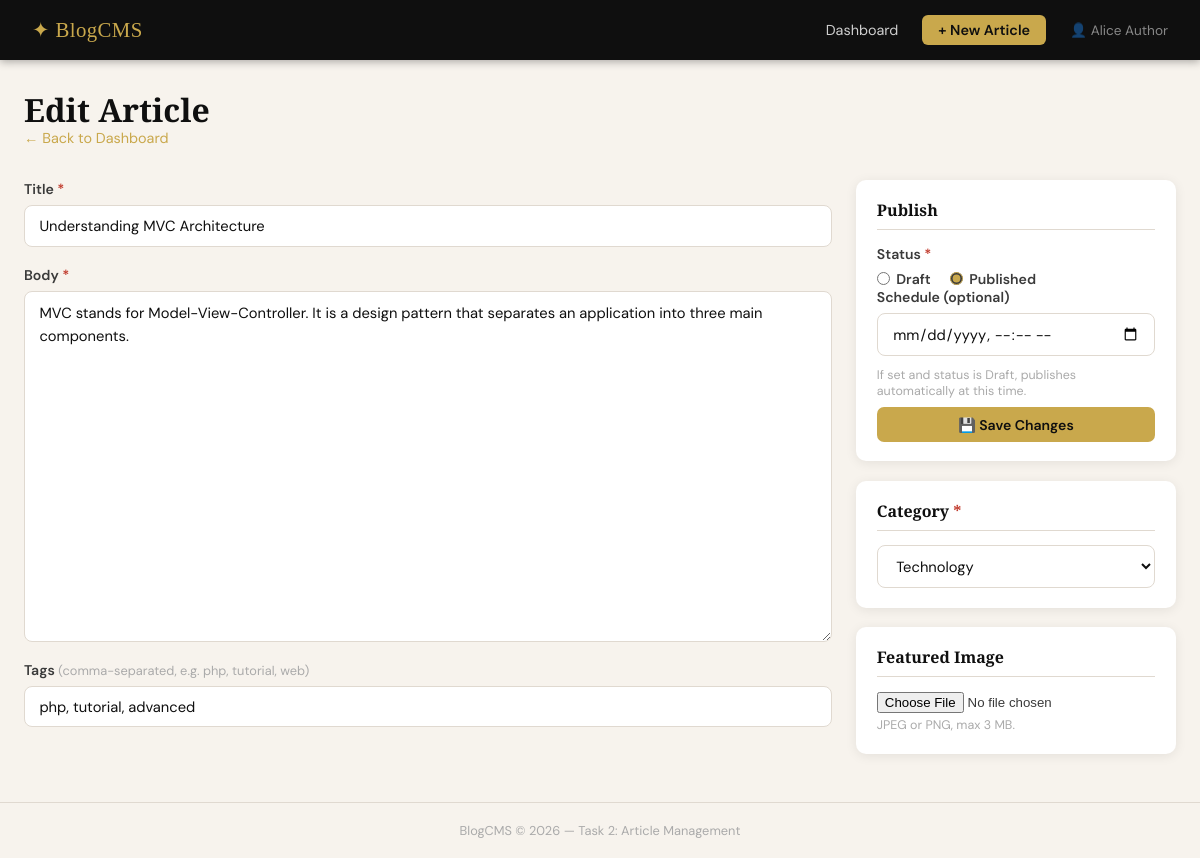
Page /controllers/ArticleController.php?action=edit&id=2 (signed in) on the committed database.
### tables this page shows
CREATE TABLE IF NOT EXISTS articles (
  id                  INT AUTO_INCREMENT PRIMARY KEY,
  author_id           INT NOT NULL,
  category_id         INT,
  title               VARCHAR(255) NOT NULL,
  body                TEXT         NOT NULL,
  featured_image_path VARCHAR(255),
  status              ENUM('draft','published') NOT NULL DEFAULT 'draft',
  publish_at          DATETIME,
  view_count          INT NOT NULL DEFAULT 0,
  created_at          DATETIME NOT NULL DEFAULT CURRENT_TIMESTAMP,
  FOREIGN KEY (author_id)   REFERENCES users(id)      ON DELETE CASCADE,
  FOREIGN KEY (category_id) REFERENCES categories(id) ON DELETE SET NULL
);

CREATE TABLE IF NOT EXISTS categories (
  id   INT AUTO_INCREMENT PRIMARY KEY,
  name VARCHAR(100) NOT NULL UNIQUE
);

### config/database.php (called while the page is built, shortened)
<?php
function getDB(): PDO {
    static $pdo = null;
    if ($pdo === null) {
        $dsn = "mysql:host=" . DB_HOST . ";port=" . DB_PORT
             . ";dbname=" . DB_NAME . ";charset=" . DB_CHARSET;
        $options = [
            PDO::ATTR_ERRMODE            => PDO::ERRMODE_EXCEPTION,
            PDO::ATTR_DEFAULT_FETCH_MODE => PDO::FETCH_ASSOC,
            PDO::ATTR_EMULATE_PREPARES   => false,
        ];
        try {
            $pdo = new PDO($dsn, DB_USER, DB_PASS, $options);
        } catch (PDOException $e) {
            http_response_code(500);
            die(json_encode(['error' => 'Database connection failed: ' . $e->getMessage()]));
        }
    }
    return $pdo;
}

### models/ArticleModel.php (called while the page is built, shortened)
<?php
require_once __DIR__ . '/../config/database.php';
class ArticleModel {
    private PDO $db;
    public function __construct() {
        $this->db = getDB();
    }
    public function getById(int $id): array|false {
        $stmt = $this->db->prepare(
            "SELECT a.*, c.name AS category_name
             FROM articles a
             LEFT JOIN categories c ON a.category_id = c.id
             WHERE a.id = ?"
        );
        $stmt->execute([$id]);
        return $stmt->fetch();
    }
    public function getTagsForArticle(int $articleId): array {
        $stmt = $this->db->prepare(
            "SELECT t.name FROM tags t
             JOIN article_tags at ON at.tag_id = t.id
             WHERE at.article_id = ?"
        );
        $stmt->execute([$articleId]);
        return array_column($stmt->fetchAll(), 'name');
    }
}

### models/CategoryModel.php (called while the page is built, shortened)
<?php
require_once __DIR__ . '/../config/database.php';
class CategoryModel {
    private PDO $db;
    public function __construct() {
        $this->db = getDB();
    }
    public function getAll(): array {
        return $this->db->query("SELECT * FROM categories ORDER BY name")->fetchAll();
    }
}

### views/articles/form.php (the view, shortened to what this page needs)
<?php
$isEdit    = ($action === 'edit');
?>
<?php require __DIR__ . '/../layouts/header.php'; ?>
<div class="page-header">
  <div>
    <h1 class="page-title"><?= $isEdit ? 'Edit Article' : 'Create Article' ?></h1>
    <a href="ArticleController.php?action=dashboard" class="back-link">← Back to Dashboard</a>
  </div>
</div>
<form class="article-form"
      method="POST"
      enctype="multipart/form-data"
      action="ArticleController.php?action=<?= $isEdit ? 'edit&id='.$id : 'create' ?>">
  <div class="form-grid">
    <div class="form-main">
      <div class="field">
        <label for="title">Title <span class="req">*</span></label>
        <input type="text" id="title" name="title"
               value="<?= htmlspecialchars($article['title'] ?? $_POST['title'] ?? '') ?>"
               placeholder="Enter article title…" required />
      </div>
      <div class="field">
        <label for="body">Body <span class="req">*</span></label>
        <textarea id="body" name="body" rows="14" placeholder="Write your article here…" required><?= htmlspecialchars($article['body'] ?? $_POST['body'] ?? '') ?></textarea>
      </div>
      <div class="field">
        <label for="tags">Tags <span class="hint">(comma-separated, e.g. php, tutorial, web)</span></label>
        <input type="text" id="tags" name="tags"
               value="<?= htmlspecialchars($existingTags ?? $_POST['tags'] ?? '') ?>"
               placeholder="php, tutorial, web" />
      </div>
    </div>
    <div class="form-sidebar">
      <div class="sidebar-card">
        <h3 class="sidebar-title">Publish</h3>
        <div class="field">
          <label>Status <span class="req">*</span></label>
          <div class="radio-group">
            <?php foreach (['draft' => 'Draft', 'published' => 'Published'] as $val => $label): ?>
            <label class="radio-label">
              <input type="radio" name="status" value="<?= $val ?>"
                <?= (($article['status'] ?? $_POST['status'] ?? 'draft') === $val) ? 'checked' : '' ?> />
              <?= $label ?>
            </label>
            <?php endforeach; ?>
          </div>
        </div>
        <div class="field">
          <label for="publish_at">Schedule (optional)</label>
          <input type="datetime-local" id="publish_at" name="publish_at"
                 value="<?= htmlspecialchars(
                     isset($article['publish_at']) && $article['publish_at']
                     ? date('Y-m-d\TH:i', strtotime($article['publish_at']))
                     : ($_POST['publish_at'] ?? '')
                 ) ?>" />
          <small class="field-hint">If set and status is Draft, publishes automatically at this time.</small>
        </div>
        <button type="submit" class="btn btn-primary btn-full">
          <?= $isEdit ? '💾 Save Changes' : '🚀 Publish Article' ?>
        </button>
      </div>
      <div class="sidebar-card">
        <h3 class="sidebar-title">Category <span class="req">*</span></h3>
        <select name="category_id" id="category_id" required>
          <?php foreach ($categories as $cat): ?>
          <option value="<?= $cat['id'] ?>"
            <?= (($article['category_id'] ?? $_POST['category_id'] ?? '') == $cat['id']) ? 'selected' : '' ?>>
            <?= htmlspecialchars($cat['name']) ?>
          </option>
          <?php endforeach; ?>
        </select>
      </div>
      <div class="sidebar-card">
        <h3 class="sidebar-title">Featured Image</h3>
        <input type="file" name="featured_image" id="featured_image" accept="image/jpeg,image/png" />
        <small class="field-hint">JPEG or PNG, max 3 MB.</small>
      </div>
    </div>
  </div>
</form>
<?php require __DIR__ . '/../layouts/footer.php'; ?>

### public/css/style.css (style rules this page uses)
*, *::before, *::after { box-sizing: border-box; margin: 0; padding: 0; }
:root { --ink: #0f0f0f; --ink-soft: #3a3a3a; --cream: #f7f3ed; --white: #ffffff; --gold: #c9a84c; --gold-light: #e8d5a0; --sage: #8a9e7b; --red: #c0392b; --red-light: #f9ebea; --green: #27ae60; --green-light:#e9f7ef; --border: #e0d9d0; --shadow: 0 2px 12px rgba(0,0,0,.08); --radius: 10px; --font-head: 'Playfair Display', Georgia, serif; --font-body: 'DM Sans', system-ui, sans-serif; }
html { font-size: 16px; }
body { font-family: var(--font-body); background: var(--cream); color: var(--ink); min-height: 100vh; display: flex; flex-direction: column; }
.page-header { display: flex; align-items: flex-start; justify-content: space-between; margin-bottom: 2rem; flex-wrap: wrap; gap: 1rem; }
.page-title { font-family: var(--font-head); font-size: 2rem; color: var(--ink); line-height: 1.1; }
.back-link { color: var(--gold); text-decoration: none; font-size: .9rem; }
.btn { display: inline-flex; align-items: center; gap: .4rem; border: none; border-radius: 7px; cursor: pointer; font-family: var(--font-body); font-weight: 600; font-size: .88rem; padding: .55rem 1.1rem; text-decoration: none; transition: opacity .15s, transform .1s; }
.btn-primary { background: var(--gold); color: var(--ink); }
.btn-full { width: 100%; justify-content: center; margin-top: .5rem; }
.form-grid { display: grid; grid-template-columns: 1fr 320px; gap: 1.5rem; align-items: start; }
.form-main, .form-sidebar { display: flex; flex-direction: column; gap: 1.2rem; }
.field { display: flex; flex-direction: column; gap: .45rem; }
.field label { font-weight: 600; font-size: .88rem; color: var(--ink-soft); }
.req { color: var(--red); }
.hint { font-weight: 400; color: #aaa; font-size: .8rem; }
.field input[type="text"], .field input[type="datetime-local"], .field textarea, select { border: 1.5px solid var(--border); border-radius: 8px; padding: .6rem .9rem; font-family: var(--font-body); font-size: .92rem; color: var(--ink); background: var(--white); width: 100%; outline: none; transition: border-color .2s, box-shadow .2s; }
.field textarea { resize: vertical; line-height: 1.6; }
.field-hint { color: #aaa; font-size: .78rem; margin-top: .2rem; }
.radio-group { display: flex; gap: 1.2rem; }
.radio-label { display: flex; align-items: center; gap: .4rem; cursor: pointer; font-size: .9rem; }
.radio-label input { accent-color: var(--gold); }
.sidebar-card { background: var(--white); border-radius: var(--radius); box-shadow: var(--shadow); padding: 1.2rem 1.3rem; }
.sidebar-title { font-family: var(--font-head); font-size: 1rem; margin-bottom: .9rem; color: var(--ink); border-bottom: 1px solid var(--border); padding-bottom: .5rem; }
input[type="file"] { font-size: .83rem; color: var(--ink-soft); }

### rows in the picture
articles: title "Understanding MVC Architecture", body "MVC stands for Model-View-Controller. It is a design pattern that separates an application into three main components.", status "☐ Draft", status "☑ Published", category_id "Technology"

### other values in the picture
$_SESSION['name'] "Alice Author"
$label "Draft"
$label "Published"
